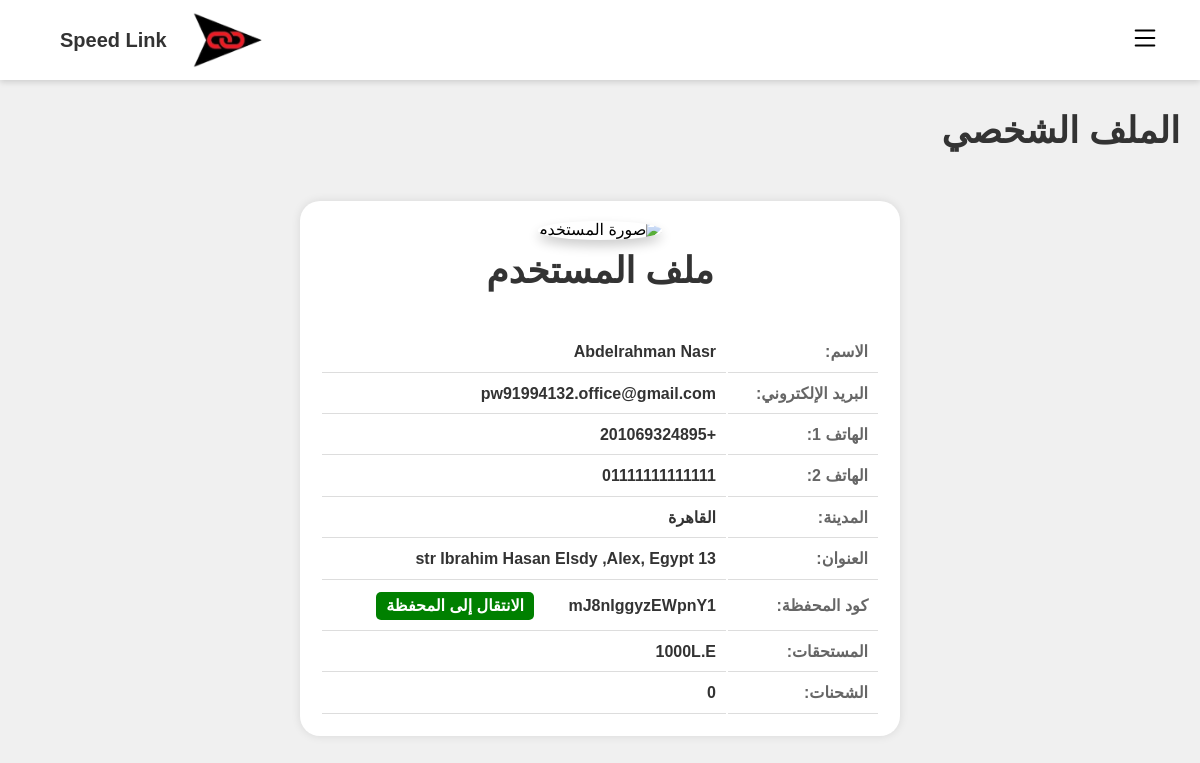
The page /profile (signed in) on the database as committed earlier.
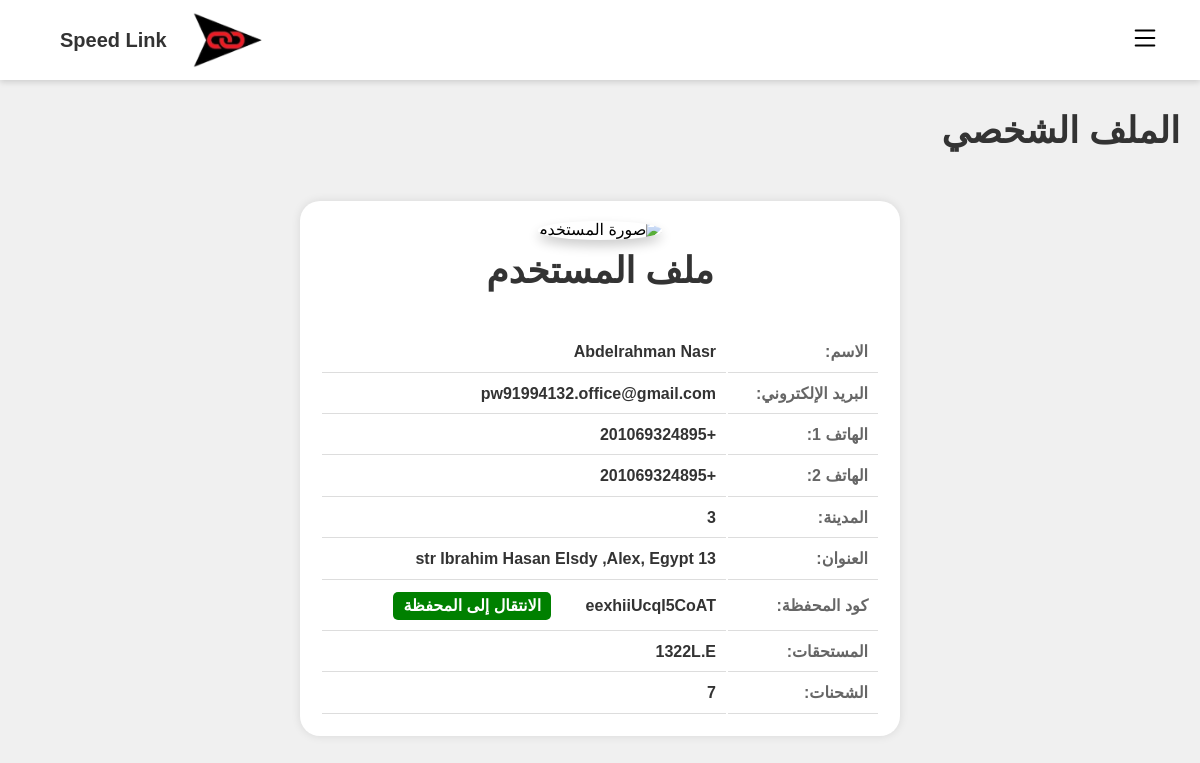
The same page on the database as committed later.
### app.py (models this page shows)
class Shippers(db.Model):
    id = db.Column(db.Integer, primary_key=True)
    email = db.Column(db.String(100))
    username = db.Column(db.String(100), unique=True)
    password = db.Column(db.String(100))
    name = db.Column(db.String(100))
    phone1 = db.Column(db.String(11))
    phone2 = db.Column(db.String(11))
    city = db.Column(db.String(15))
    address = db.Column(db.String(300))
    wallet_code = db.Column(db.String(15), unique=True)
    dues = db.Column(db.Integer)
    shipments = db.Column(db.Integer)

### app.py (the view)
@app.route('/profile')
def profile():
    username = session['username']
    shippers = Shippers.query.filter_by(username=username).first()
    return render_template('profile.html', info=shippers, paget='الملف الشخصي')

### templates/profile.html (shortened to what this page needs)
{% extends 'base.html' %} {% block content %}
    <div class="profile-container">
        <div class="profile-header">
            <img src="https://upload.wikimedia.org/wikipedia/commons/thumb/5/59/User-avatar.svg/2048px-User-avatar.svg.png" alt="صورة المستخدم" class="user-avatar">
            <h1>ملف المستخدم</h1>
        </div>
        <div class="profile-details">
            <table>
                <tr>
                    <td class="label">الاسم:</td>
                    <td>{{ info.name }}</td>
                </tr>
                <tr>
                    <td class="label">البريد الإلكتروني:</td>
                    <td>{{ info.email }}</td>
                </tr>
                <tr>
                    <td class="label">الهاتف 1:</td>
                    <td>{{ info.phone1 }}</td>
                </tr>
                <tr>
                    <td class="label">الهاتف 2:</td>
                    <td>{{ info.phone2 }}</td>
                </tr>
                <tr>
                    <td class="label">المدينة:</td>
                    <td>{{ info.city }}</td>
                </tr>
                <tr>
                    <td class="label">العنوان:</td>
                    <td>{{ info.address }}</td>
                </tr>
                <tr>
                    <td class="label">كود المحفظة:</td>
                    <td>
                        <a href="/viwewallets/{{ info.wallet_code }}" class="wallet-button">الانتقال إلى المحفظة</a>
                    </td>
                </tr>
                <tr>
                    <td class="label">المستحقات:</td>
                    <td>{{ info.dues }}L.E</td>
                </tr>
                <tr>
                    <td class="label">الشحنات:</td>
                    <td>{{ info.shipments }}</td>
                </tr>
            </table>
        </div>
    </div>
    {% endblock %}

Rows that differ between the two databases and show on the page:
changed Shippers "Abdelrahman Nasr": phone2 "01111111111111" → "+201069324895"; city "القاهرة" → "3"; dues "1000" → "1322"; shipments "0" → "7"
